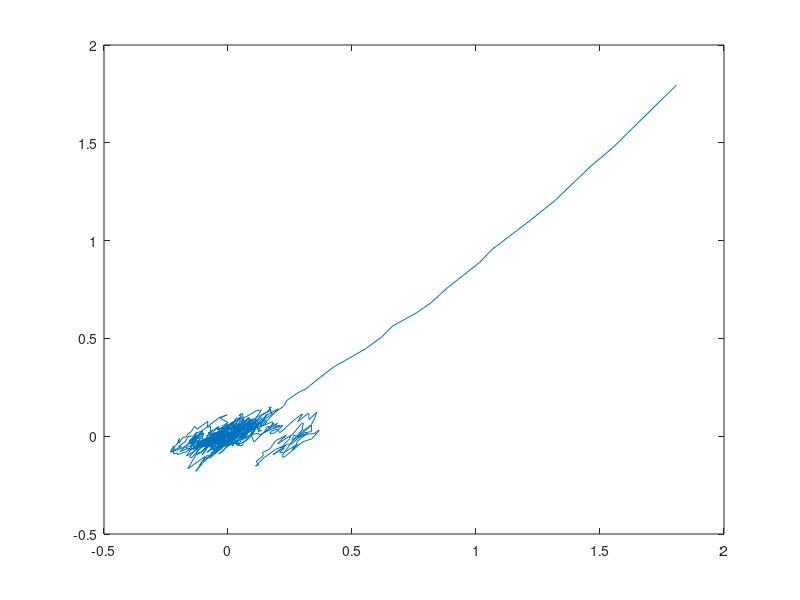

Write MATLAB code to recreate this figure. (Note: this script raises an error after producing the figure.)


N = 1000;
P = 2;

X = zeros(N,P);

B = diag([0.99,0.90]);
S = 0.01*[[ 1 2 ];[ 2 1 ]];

lambda = @(t)(0.91+0.1/N*t);

x0 = 2*ones(P,1);

for i = 1:N
    B = diag([lambda(i),0.90]);
    
    x1 = B*x0 + S*randn(P,1);
    X(i,:) = x1';
    x0 = x1;
    clear x1
end

%%
figure
plot(X(:,1), X(:,2))

[T,W] = EOF1(X);
figure
plot(T)
atan(W(2)/W(1))



